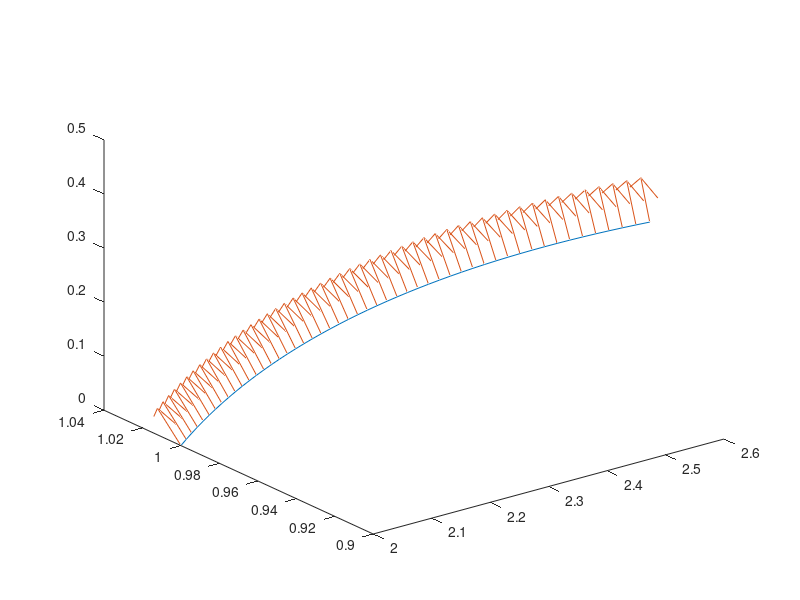

Write MATLAB code to recreate this figure.
# derivadas direccionales 
T=linspace(0,2*pi,50)
t=deg2rad(T);
x=2*e.^(2*t);
y=cos(4*t);
z=sin(4*t);
plot3(x,y,z),hold on
Fx=x;
Fy=y;
Fz=z;
quiver3(x,y,z,Fx,Fy,Fz)
